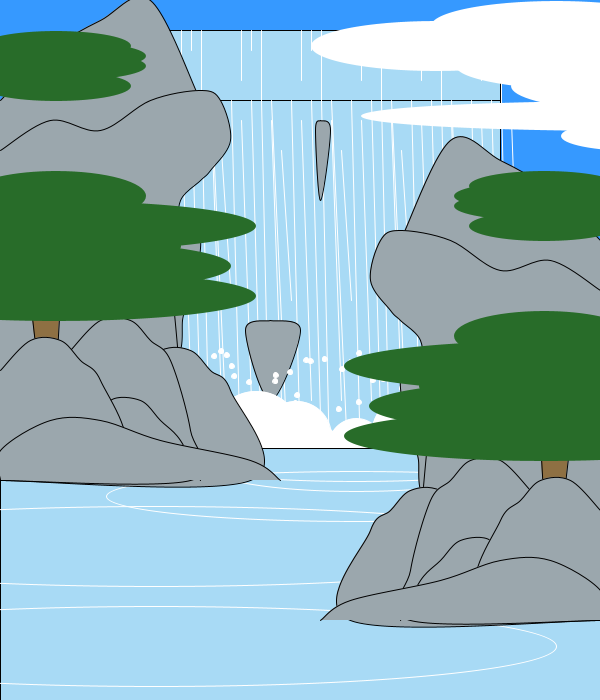
Frame 1 (no input)
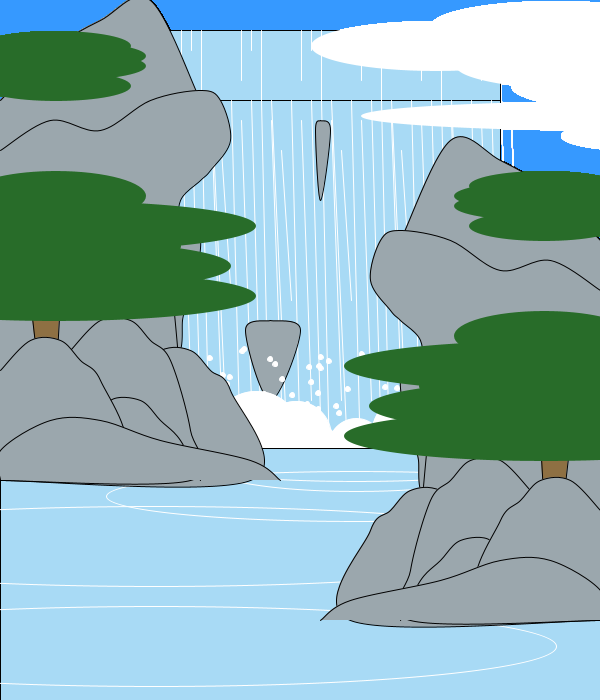
Frame 60 (the mouse pressed at the canvas centre just before this capture)
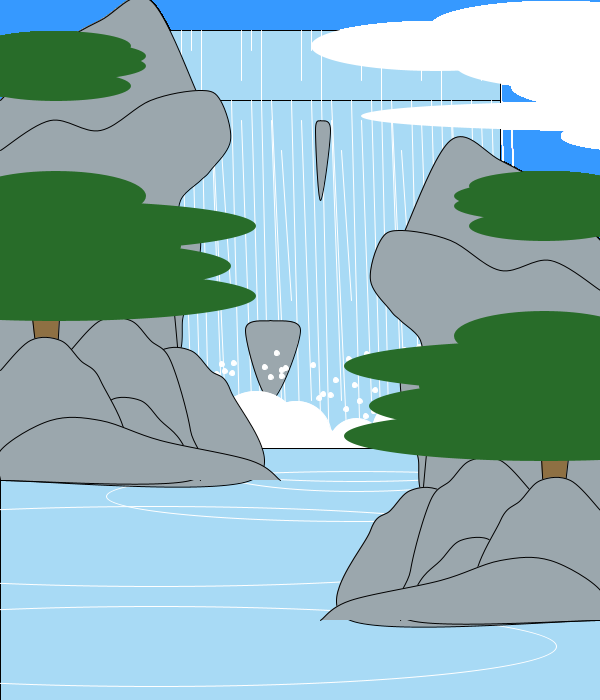
Frame 120 (the mouse held since frame 60 and released just before this capture)

The Processing sketch that drew these frames (run headless with seeded random() and noise(); from frame 60 on, the mouse is pressed at the canvas centre):

// Processing sketch: pemandangan
// ── pemandangan.pde
void setup(){
  size(600,700);
  background(#3699FF);
}
void airterjun(){
  fill(#A8DAF5);
  rect(100, 30, 400, 100);
  rect(100, 100, 400, 400);
  stroke(#FFFFFF);
  for(int i = 1; i<400; i=i+60){
    line(120+i,30,120+i,80);
    line(120+i+10,30,120+i+10,50);
    line(120+i+20,30,120+i+20,100);
    line(90+i,100,105+i,430);
    line(90+i+10,150,100+i+10,300);
    line(90+i+20,100,100+i+20,500);
    line(90+i+30,120,100+i+30,400);
    line(90+i+40,100,100+i+40,450);
    line(90+i+50,100,100+i+50,550);
    line(90+i+60,120,100+i+60,400);
  }
  
  
  
  stroke(0);
  fill(#9BA7AD);
  beginShape();
  curveVertex(320, 120);
  curveVertex(320, 120);
  curveVertex(330, 130);
  curveVertex(320, 200);
  curveVertex(315, 130);
  curveVertex(320, 120);
  curveVertex(320, 120);
  endShape();
  
  beginShape();
  curveVertex(270, 320);
  curveVertex(270, 320);
  curveVertex(300, 330);
  curveVertex(270, 400);
  curveVertex(245, 330);
  curveVertex(270, 320);
  curveVertex(270, 320);
  endShape();
  
  fill(#FFFFFF);
  stroke(#FFFFFF);
  pushMatrix();
    translate(width/2, 400);
    ellipse(56, 46, 55, 55);
  popMatrix();
  pushMatrix();
    translate(width/2.5, 390);
    ellipse(56, 46, 70, 70);
    ellipse(76, 56, 44, 44);
  popMatrix();
  pushMatrix();
    translate(200, 390);
    ellipse(56, 46, 90, 90);
  popMatrix();
  pushMatrix();
    translate(360, 390);
    ellipse(56, 46, 90, 90);
  popMatrix();
   //bulir kecil
    
  for (int i = 280; i < 350; i++) {
    float r = random(400);
    
     pushMatrix();
      translate(350-i+r, 700-i-50);
      ellipse(56, 46, 5, 5);
     popMatrix();
  }
  stroke(0);
  fill(#A8DAF5);
  rect(0, 448, 600, 600);
  kolam();
  stroke(0);
}
void batuan(){
  fill(#9BA7AD);
  beginShape();
  curveVertex(0, 100);
  curveVertex(0, 100);
  curveVertex(50, 50);
  curveVertex(100, 20);
  curveVertex(150, 0);
  curveVertex(200, 100);
  curveVertex(210, 120);
  curveVertex(200, 150);
  curveVertex(0, 150);
  curveVertex(0, 150);
  endShape();
  
  beginShape();
  curveVertex(0, 150);
  curveVertex(0, 150);
  curveVertex(50, 120);
  curveVertex(100, 130);
  curveVertex(150, 100);
  curveVertex(200, 90);
  curveVertex(220, 100);
  curveVertex(230, 140);
  curveVertex(210, 170);
  curveVertex(200, 180);
  curveVertex(180, 200);
  curveVertex(180, 230);
  curveVertex(200, 240);
  curveVertex(190, 300);
  curveVertex(185, 310);
  curveVertex(182, 320);
  curveVertex(180, 350);
  curveVertex(165, 380);
  curveVertex(164, 400);
  curveVertex(0, 400);
  curveVertex(0, 400);
  endShape();
  
  beginShape();
  curveVertex(80, 230);
  curveVertex(80, 230);
  curveVertex(90, 200);
  curveVertex(120, 190);
  curveVertex(140, 210);
  curveVertex(140, 280);
  curveVertex(140, 280);
  endShape();
  
  beginShape();
  curveVertex(140, 280);
  curveVertex(140, 280);
  curveVertex(160, 270);
  curveVertex(170, 280);
  curveVertex(180, 380);
  curveVertex(180, 380);
  endShape();
  
  beginShape();
  curveVertex(40, 270);
  curveVertex(40, 270);
  curveVertex(50, 240);
  curveVertex(80, 230);
  curveVertex(100, 250);
  curveVertex(120, 280);
  curveVertex(120, 280);
  endShape();
  
  beginShape();
  curveVertex(120, 380);
  curveVertex(120, 380);
  curveVertex(160, 350);
  curveVertex(190, 350);
  curveVertex(210, 370);
  curveVertex(230, 390);
  curveVertex(250, 480);
  curveVertex(0, 480);
  curveVertex(0, 480);
  endShape();
  
  beginShape();
  curveVertex(70, 350);
  curveVertex(70, 350);
  curveVertex(100, 320);
  curveVertex(130, 320);
  curveVertex(150, 340);
  curveVertex(170, 360);
  curveVertex(190, 430);
  curveVertex(190, 480);
  curveVertex(0, 480);
  curveVertex(0, 480);
  endShape();
  
  beginShape();
  curveVertex(100, 430);
  curveVertex(100, 430);
  curveVertex(110, 400);
  curveVertex(140, 400);
  curveVertex(160, 420);
  curveVertex(180, 440);
  curveVertex(200, 480);
  curveVertex(200, 480);
  endShape();
  pohon();
  fill(#9BA7AD);
  
  beginShape();
  curveVertex(0, 370);
  curveVertex(0, 370);
  curveVertex(30, 340);
  curveVertex(60, 340);
  curveVertex(80, 360);
  curveVertex(100, 380);
  curveVertex(120, 450);
  curveVertex(0, 450);
  curveVertex(0, 450);
  endShape();
  
  beginShape();
  curveVertex(0, 480);
  curveVertex(0, 480);
  curveVertex(0, 450);
  curveVertex(50, 420);
  curveVertex(100, 420);
  curveVertex(160, 440);
  curveVertex(250, 460);
  curveVertex(280, 480);
  curveVertex(280, 480);
  endShape();
  

}

void kolam(){
  noFill();
  stroke(#FFFFFF);
  pushMatrix();
    translate(width/2, 410);
    ellipse(56, 46, 400, 50);
  popMatrix();
  pushMatrix();
    translate(width/2, 450);
    ellipse(56, 46, 500, 50);
  popMatrix();
  pushMatrix();
    translate(width/2, 420);
    ellipse(56, 46, 300, 50);
  popMatrix();
  pushMatrix();
    translate(100, 500);
    ellipse(56, 46, 800, 80);
  popMatrix();
   pushMatrix();
    translate(100, 600);
    ellipse(56, 46, 800, 80);
  popMatrix();
}
void pohon(){
  fill(#8E7043);
  quad(38, 370, 56, 370, 60, 300, 30, 300);
  fill(#286C29);
  noStroke();
  pushMatrix();
    translate(0, 250);
    ellipse(56, 46, 400, 50);
  popMatrix();
  pushMatrix();
    translate(0, 220);
    ellipse(56, 46, 350, 50);
  popMatrix();
  pushMatrix();
    translate(0, 200);
    ellipse(56, 46, 250, 50);
  popMatrix();
  pushMatrix();
    translate(0, 180);
    ellipse(56, 46, 400, 50);
  popMatrix();
  pushMatrix();
    translate(0, 150);
    ellipse(56, 46, 180, 50);
  popMatrix();
  
  pushMatrix();
    translate(0, 0);
    ellipse(56, 46, 150, 30);
  popMatrix();
  pushMatrix();
    translate(0, 10);
    ellipse(56, 46, 180, 30);
  popMatrix();
    pushMatrix();
    translate(0, 20);
    ellipse(56, 46, 180, 30);
  popMatrix();
  pushMatrix();
    translate(0, 40);
    ellipse(56, 46, 150, 30);
  popMatrix();
  
  stroke(0);
}

void awan(){
  fill(255);
  noStroke();
   pushMatrix();
    translate(500, 10);
    ellipse(56, 16, 250, 50);
  popMatrix();
   pushMatrix();
    translate(380, 30);
    ellipse(56, 16, 250, 50);
  popMatrix();
   pushMatrix();
    translate(580, 70);
    ellipse(56, 16, 250, 50);
  popMatrix();   
 pushMatrix();
    translate(580, 100);
    ellipse(56, 16, 550, 30);
  popMatrix();
 pushMatrix();
    translate(550, 50);
    ellipse(56, 16, 300, 50);
  popMatrix();
  pushMatrix();
    translate(580, 120);
    ellipse(56, 16, 150, 30);
  popMatrix();
  stroke(0);
}
void draw(){
  
  airterjun();
  
  batuan();
  pushMatrix();
    scale(-1, 1);
    translate(-width, 140);
    batuan();
  popMatrix();
   awan();
  
  
}
